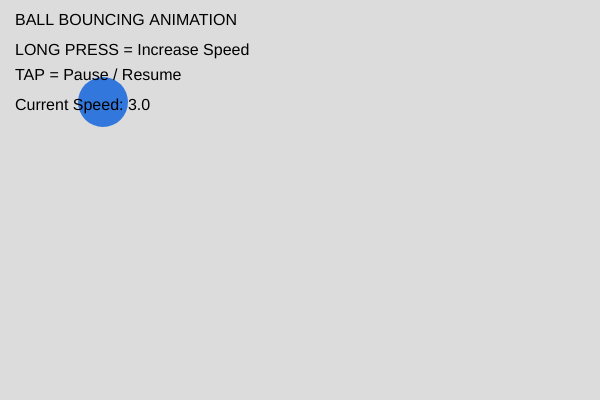
Frame 1 (no input)
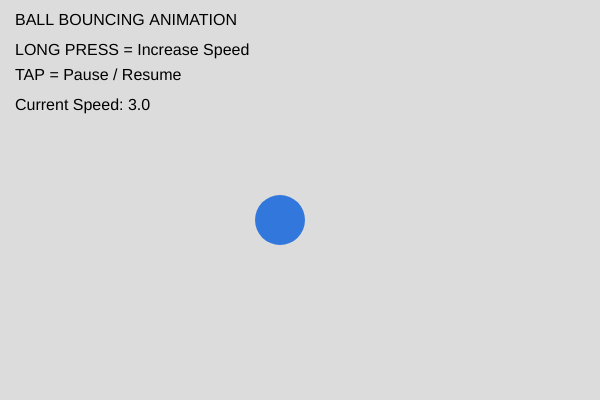
Frame 60 (no input)
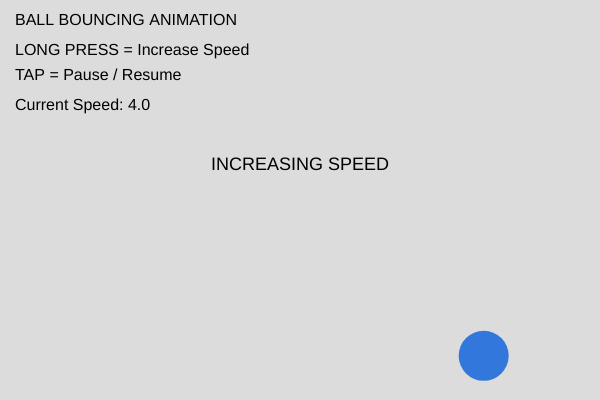
Frame 120 (the mouse pressed at the canvas centre since frame 60)

The p5.js sketch that drew these frames (run headless with seeded random() and noise() and a simulated clock; from frame 60 on, the mouse is pressed at the canvas centre):

// p5.js sketch
// ── sketch.js
let ballX = 100;
let ballY = 100;

let ballSize = 50;

let speedX = 3;
let speedY = 2;

let isPaused = false;

let isHolding = false;
let holdStartTime = 0;
let lastSpeedIncrease = 0;

function setup() {
  createCanvas(600, 400);
}

function draw() {
  background(220);

  // Increase speed while holding
  if (isHolding && millis() - lastSpeedIncrease >= 300) {
    speedX = constrain(
      speedX * 1.1, -12, 12
    );

    speedY = constrain(
      speedY * 1.1, -12, 12
    );

    lastSpeedIncrease = millis();
  }

  // Update ball position
  if (!isPaused) {
    ballX += speedX;
    ballY += speedY;
  }

  // Check left and right edges
  if (ballX + ballSize / 2 >= width) {
    ballX = width - ballSize / 2;
    speedX = -abs(speedX);
  }

  if (ballX - ballSize / 2 <= 0) {
    ballX = ballSize / 2;
    speedX = abs(speedX);
  }

  // Check top and bottom edges
  if (ballY + ballSize / 2 >= height) {
    ballY = height - ballSize / 2;
    speedY = -abs(speedY);
  }

  if (ballY - ballSize / 2 <= 0) {
    ballY = ballSize / 2;
    speedY = abs(speedY);
  }

  // Draw ball
  fill(50, 120, 220);
  noStroke();
  circle(ballX, ballY, ballSize);

  // Display instructions
  fill(0);
  textSize(16);
  textAlign(LEFT);

  text("BALL BOUNCING ANIMATION", 15, 25);
  text("LONG PRESS = Increase Speed", 15, 55);
  text("TAP = Pause / Resume", 15, 80);

  text(
    "Current Speed: " + abs(speedX).toFixed(1),
    15, 110
  );

  // Show status
  if (isPaused) {
    textSize(25);
    textAlign(CENTER);
    text("PAUSED", width / 2, height / 2);
  }

  if (isHolding) {
    textSize(18);
    textAlign(CENTER);
    text("INCREASING SPEED", width / 2, 170);
  }
}

// Start holding
function startHolding() {
  if (!isHolding) {
    isHolding = true;
    holdStartTime = millis();
    lastSpeedIncrease = millis();
  }
}

// Stop holding
function stopHolding() {
  isHolding = false;
}

// Phone controls
function touchStarted() {
  startHolding();
  return false;
}

function touchEnded() {
  stopHolding();

  // A short touch pauses or resumes
  if (millis() - holdStartTime < 250) {
    isPaused = !isPaused;
  }

  return false;
}

// Computer controls
function mousePressed() {
  startHolding();
  return false;
}

function mouseReleased() {
  stopHolding();

  // A short click pauses or resumes
  if (millis() - holdStartTime < 250) {
    isPaused = !isPaused;
  }

  return false;
}
